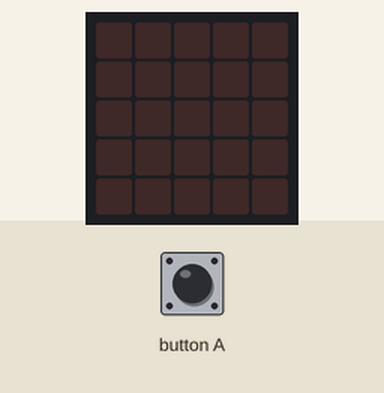
Bench run of a program on a simulated BBC micro:bit (MakeCode). Parts: the board's 5×5 LED display. The inputs (shaded band) are chosen by the test bench. The 48×5 strip is a reading aid, not a part: it shows the text the display is scrolling, unrolled, one strip-width of it at a time.

Above: at 1.2 s.
1.3 s: button A pressed for 0.15 s
At 2.2 s:
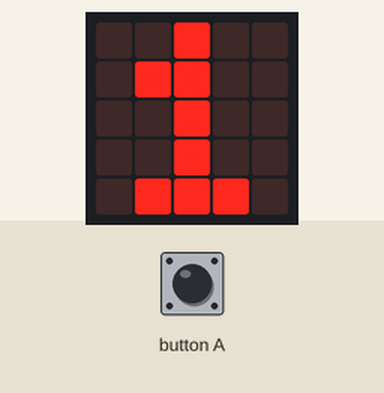
At 7.0 s:
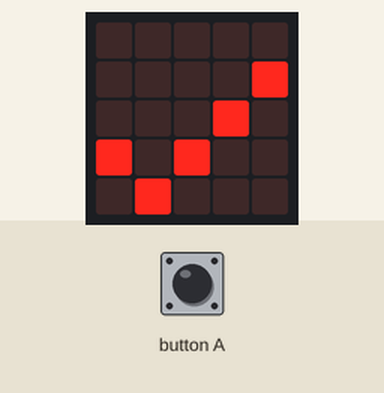
10.4 s: button A pressed for 0.15 s
At 15.9 s:
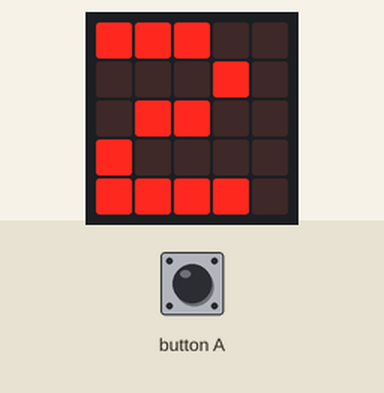
Timing chart, 0 to 17.4 s (numbered marks = the images above; inputs shaded):
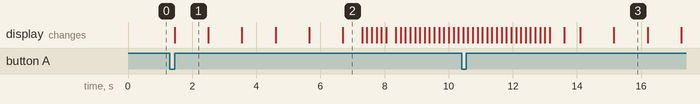

Measured:
- after the input at 1.3 s, the display: changes after 0.15 s (image 1)
- after the input at 10.4 s, the display: first differs from a run without the input after 3.7 s (image 3 shows a later state)
- what the display in image 1 shows lasts 1.0 s, from 1.5 s to 2.5 s
- what the display in image 2 shows lasts 0.6 s, from 6.7 s to 7.3 s

The program:

11_contador_1-5.py
```python
#contador usando por y boton A

def on_button_pressed_a():

    for i in range(1, 5 + 1):
        basic.show_number(i)
        basic.pause(300)

    basic.show_icon(IconNames.YES)
    basic.show_string(" FINAL")
    basic.pause(500)
    basic.clear_screen()

input.on_button_pressed(Button.A, on_button_pressed_a)
```
